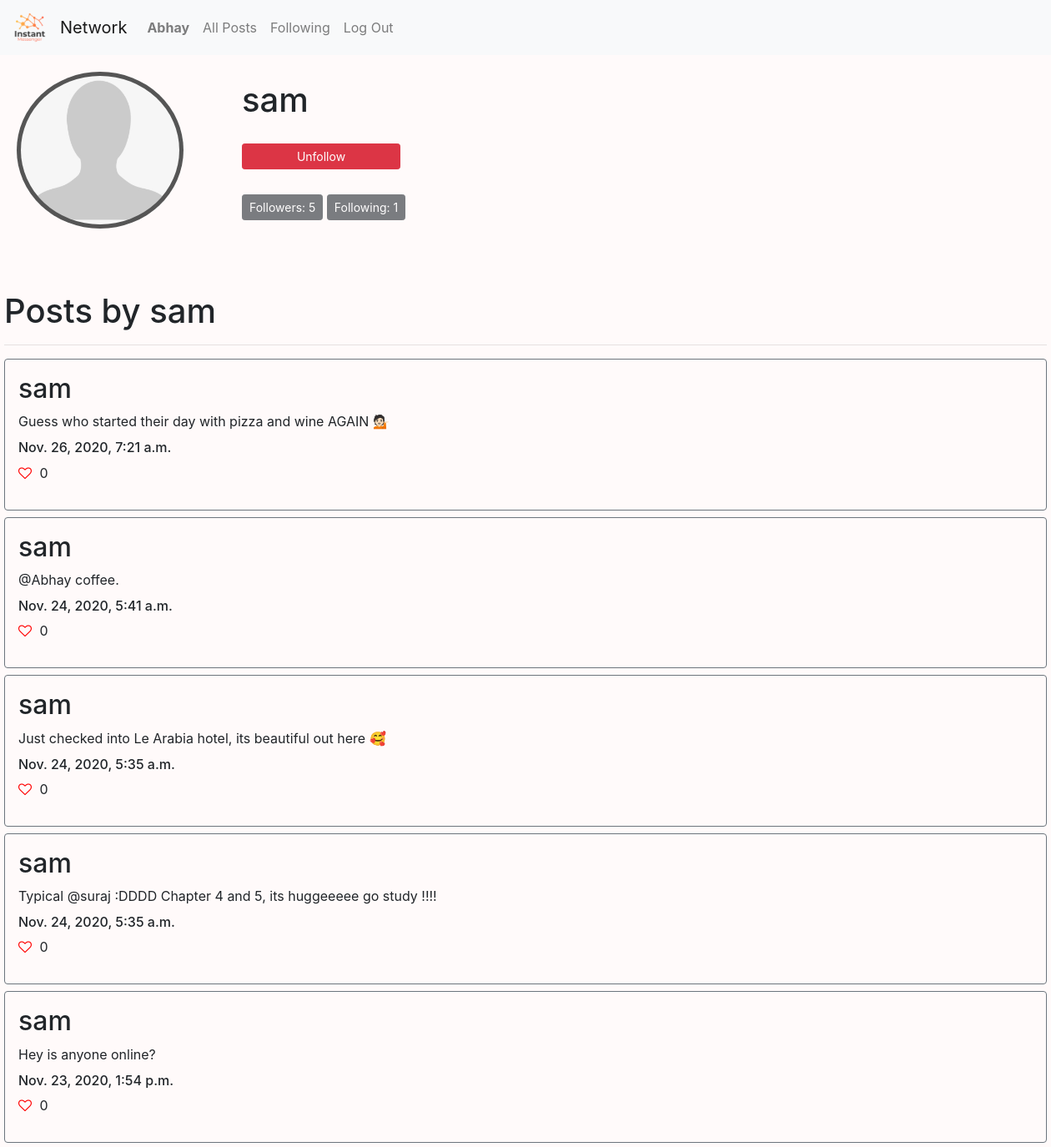
The app's page /profile/5 (signed in) with its own data.
### network/models.py (models this page shows, shortened)
class User(AbstractUser):
    pass

class Post(models.Model):
    user = models.ForeignKey('User', on_delete=models.CASCADE, related_name='author')
    post = models.CharField(max_length=255)
    timestamp =  models.DateTimeField(auto_now_add=True)
    likes = models.IntegerField(default=0)
    is_liked = models.BooleanField(default=False)

### network/views.py (the view, shortened to what this page needs)
# urls.py: path("profile/<str:owner>", views.profile, name="profile"),
def profile(request, owner):
    owner = User.objects.get(id=owner)
    if Follow.objects.filter(follower=request.user, following=owner).count() == 0:
        button = "Follow"
    else:
        button = "Unfollow"
    posts = Post.objects.filter(user = owner.id).order_by("-timestamp")
    for post in posts:
        post.likes = Like.objects.filter(post=post.id).count()
        post.save()
    paginator = Paginator(posts, 10)
    page_number = request.GET.get('page')
    page_obj = paginator.get_page(page_number)
    return render(request, "network/profile.html", {
        "owner": owner,
        "page_obj": page_obj,
        "button":button,
        "followers": Follow.objects.filter(following=owner).count(),
        "following": Follow.objects.filter(follower=owner).count()
    })

### network/templates/network/profile.html (shortened to what this page needs)
{% extends "network/layout.html" %}
{% load static %}
{% block body %}
    <div class="header">
        <img src ="{% static 'network/profile.png' %}" />
        <h1> {{ owner }} </h1>
        <form action="{% url 'profile' owner.id %}" method="POST">
            {% if user.id != owner.id %}
                {% if button == "Follow" %}
                    <button type="submit" class="btn btn-primary btn-sm" name="button" value="Follow" id="follow-btn">Follow</button>
                {% else %}
                    <button type="submit" class="btn btn-danger btn-sm" name="button" value="Unfollow" id="follow-btn">Unfollow</button>
                {% endif %}
            {% endif %}
        </form>
    </div>
    <button class="btn btn-dark btn-sm" disabled> Followers: {{ followers }} </button>
    <button class="btn btn-dark btn-sm" disabled> Following: {{ following }} </button>
    <div style="margin-top: 160px; padding:5px;">
    <h1> Posts by {{ owner }}</h1>
    <hr>
    {% for post in page_obj %}
        <div class="border border-secondary rounded p-3 mt-2">
            <h2> {{ post.user }} </h2>
            <div id="post-{{post.id}}">{{ post.post }} </div>
            <h6 style="margin-top: 10px;"> {{ post.timestamp }}</h6>
            {% if post.is_liked %}
                <i class="fa fa-heart" id="like-btn-{{post.id}}" onclick="like('{{ post.id }}')"></i>
            {% else %}
                <i class="fa fa-heart-o" id="like-btn-{{post.id}}" onclick="like('{{ post.id }}')"></i>
            {% endif %}
            <p style="display: inline-block;" id="like-count-{{post.id}}"> {{ post.likes }} </p>
        </div>
    {% empty %}
            <h2 style="padding: 10px;"> No posts yet</h2>
    {% endfor %}
    </div>
{% endblock %}

### network/templates/network/layout.html (shortened to what this page needs)
{% load static %}
<!DOCTYPE html>
<html lang="en">
    <head>
        <link rel="stylesheet" href="https://stackpath.bootstrapcdn.com/bootstrap/4.4.1/css/bootstrap.min.css">
        <link rel="stylesheet" href="https://cdnjs.cloudflare.com/ajax/libs/font-awesome/4.7.0/css/font-awesome.min.css">
        <link href="{% static 'network/styles.css' %}" rel="stylesheet">
    </head>
    <body>
        <nav class="navbar navbar-expand-lg navbar-light bg-light">
            <a class="navbar-brand" href="#"> <img src="{% static 'network/logo.png' %}" style="object-fit: cover; height: 40px;"> </a>
            <a class="navbar-brand" href="#">Network</a>
            <div>
              <ul class="navbar-nav mr-auto">
                {% if user.is_authenticated %}
                    <li class="nav-item">
                        <a class="nav-link" href="{% url 'profile' user.id %}"><strong>{{ user.username }}</strong></a>
                    </li>
                {% endif %}
                <li class="nav-item">
                  <a class="nav-link" href="{% url 'index' %}">All Posts</a>
                </li>
                {% if user.is_authenticated %}
                    <li class="nav-item">
                        <a class="nav-link" href="{% url 'following' %}">Following</a>
                    </li>
                    <li class="nav-item">
                        <a class="nav-link" href="{% url 'logout' %}">Log Out</a>
                    </li>
                {% endif %}
              </ul>
            </div>
          </nav>
        <div class="body">
            {% block body %}
            {% endblock %}
        </div>
    </body>
</html>

### network/static/network/styles.css (style rules this page uses)
.body { background-color: snow; }
.header img { float: left; background: #555; border-radius: 50%; width: 200px; padding: 5px; margin:20px; }
.header h1 { position: relative; top: 30px; left: 50px; }
#follow-btn { position: relative; top: 50px; left: 50px; width: 190px; text-align: center; }
.btn-dark { position: relative; top: 80px; left: 50px; display: inline-block; }
.fa-heart-o { color: red; cursor: pointer; }
i { margin-right: 5px; }

### records on screen
User: username "Abhay"
User: username "sam"
Post: user "sam", post "Guess who started their day with pizza and wine AGAIN 💁🏻", timestamp "Nov. 26, 2020, 7:21 a.m.", likes "0"
Post: user "sam", post "@Abhay coffee.", timestamp "Nov. 24, 2020, 5:41 a.m.", likes "0"
Post: user "sam", post "Just checked into Le Arabia hotel, its beautiful out here 🥰", timestamp "Nov. 24, 2020, 5:35 a.m.", likes "0"
Post: user "sam", post "Typical @suraj :DDDD Chapter 4 and 5, its huggeeeee go study !!!!", timestamp "Nov. 24, 2020, 5:35 a.m.", likes "0"
Post: user "sam", post "Hey is anyone online?", timestamp "Nov. 23, 2020, 1:54 p.m.", likes "0"

### other values on screen
{{ followers }} "5"
{{ following }} "1"
